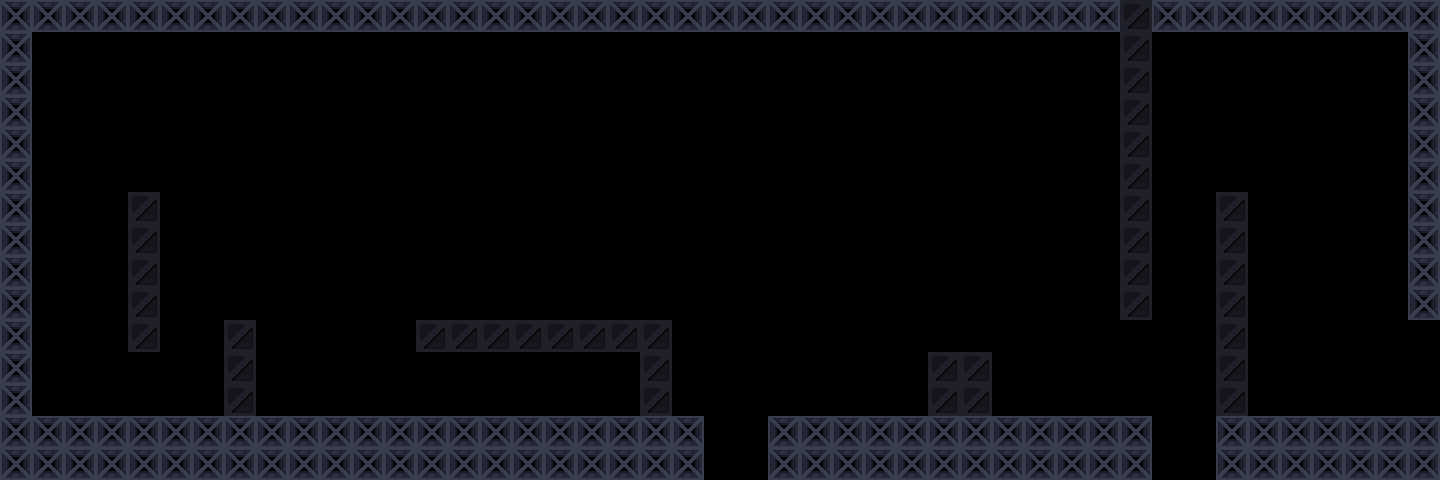

This game map was drawn from its Tiled (.tmx) file and the tilesets committed beside it. A one-line description and the full map source follow:
An orthogonal 45x15 tile map with 32x32 px tiles, 1 tile layer (Tile Layer 1).

<map version="1.10" tiledversion="1.11.2" orientation="orthogonal" renderorder="right-down" width="45" height="15" tilewidth="32" tileheight="32" infinite="0" nextlayerid="2" nextobjectid="1">
 <tileset firstgid="1" source="../blocks.tsx" />
 <layer id="1" name="Tile Layer 1" width="45" height="15">
  <data encoding="csv">
2,2,2,2,2,2,2,2,2,2,2,2,2,2,2,2,2,2,2,2,2,2,2,2,2,2,2,2,2,2,2,2,2,2,2,3,2,2,2,2,2,2,2,2,2,
2,0,0,0,0,0,0,0,0,0,0,0,0,0,0,0,0,0,0,0,0,0,0,0,0,0,0,0,0,0,0,0,0,0,0,3,0,0,0,0,0,0,0,0,2,
2,0,0,0,0,0,0,0,0,0,0,0,0,0,0,0,0,0,0,0,0,0,0,0,0,0,0,0,0,0,0,0,0,0,0,3,0,0,0,0,0,0,0,0,2,
2,0,0,0,0,0,0,0,0,0,0,0,0,0,0,0,0,0,0,0,0,0,0,0,0,0,0,0,0,0,0,0,0,0,0,3,0,0,0,0,0,0,0,0,2,
2,0,0,0,0,0,0,0,0,0,0,0,0,0,0,0,0,0,0,0,0,0,0,0,0,0,0,0,0,0,0,0,0,0,0,3,0,0,0,0,0,0,0,0,2,
2,0,0,0,0,0,0,0,0,0,0,0,0,0,0,0,0,0,0,0,0,0,0,0,0,0,0,0,0,0,0,0,0,0,0,3,0,0,0,0,0,0,0,0,2,
2,0,0,0,3,0,0,0,0,0,0,0,0,0,0,0,0,0,0,0,0,0,0,0,0,0,0,0,0,0,0,0,0,0,0,3,0,0,3,0,0,0,0,0,2,
2,0,0,0,3,0,0,0,0,0,0,0,0,0,0,0,0,0,0,0,0,0,0,0,0,0,0,0,0,0,0,0,0,0,0,3,0,0,3,0,0,0,0,0,2,
2,0,0,0,3,0,0,0,0,0,0,0,0,0,0,0,0,0,0,0,0,0,0,0,0,0,0,0,0,0,0,0,0,0,0,3,0,0,3,0,0,0,0,0,2,
2,0,0,0,3,0,0,0,0,0,0,0,0,0,0,0,0,0,0,0,0,0,0,0,0,0,0,0,0,0,0,0,0,0,0,3,0,0,3,0,0,0,0,0,2,
2,0,0,0,3,0,0,3,0,0,0,0,0,3,3,3,3,3,3,3,3,0,0,0,0,0,0,0,0,0,0,0,0,0,0,0,0,0,3,0,0,0,0,0,0,
2,0,0,0,0,0,0,3,0,0,0,0,4,0,4,0,0,4,0,0,3,0,4,0,0,4,0,0,4,3,3,0,0,0,0,0,0,0,3,0,0,0,0,0,0,
2,0,0,0,0,0,0,3,0,0,0,0,0,0,0,0,0,0,0,0,3,0,0,0,0,0,0,0,0,3,3,0,0,0,0,0,0,0,3,0,0,0,0,0,0,
2,2,2,2,2,2,2,2,2,2,2,2,2,2,2,2,2,2,2,2,2,2,0,0,2,2,2,2,2,2,2,2,2,2,2,2,0,0,2,2,2,2,2,2,2,
2,2,2,2,2,2,2,2,2,2,2,2,2,2,2,2,2,2,2,2,2,2,0,0,2,2,2,2,2,2,2,2,2,2,2,2,0,0,2,2,2,2,2,2,2
</data>
 </layer>
</map>